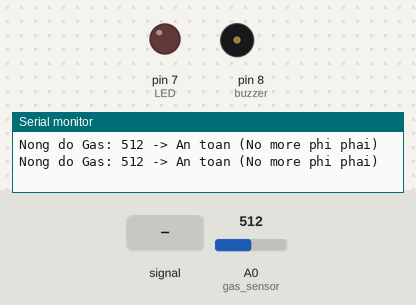
Bench run of a sketch on a simulated Arduino Uno, built with avr-gcc and run on an emulated ATmega328P. On the bench: output pins drawn as LEDs (lit = HIGH), buzzer (waves = sounding), the last lines printed to the serial monitor. Dashed ring = blinking. The test bench sets the inputs (shaded band); at power-on: A0 (gas_sensor) = 512.

Above: at 1.2 s.
1.3 s: A0 (gas_sensor) fed a 200 Hz sine of ±255 counts around its level
4.3 s: A0 (gas_sensor) set to 390
5.8 s: A0 (gas_sensor) set to 685
7.3 s: A0 (gas_sensor) set to 712
At 7.79 s:
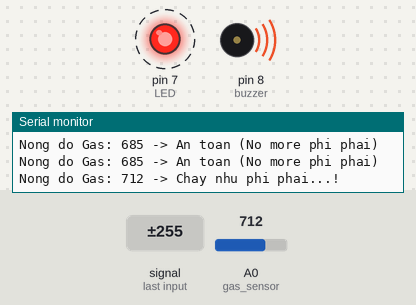
10.3 s: A0 (gas_sensor) set to 690
At 10.3 s:
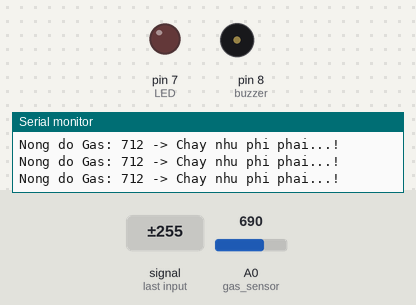
Timing chart, 0 to 12.8 s (numbered marks = the images above; inputs shaded):
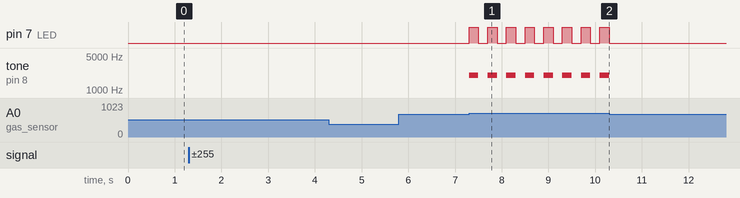

The sketch:

sketch.ino
```cpp
int buzzer = 8;
int LED = 7;
int gas_sensor = A0;
int threshold = 700; // Ngưỡng chuẩn Wokwi: < 700 An toàn | > 700 Báo động

unsigned long prevBlinkMillis = 0;
unsigned long prevPrintMillis = 0;
bool ledState = LOW;

void setup() {
  Serial.begin(9600);
  pinMode(buzzer, OUTPUT);
  pinMode(LED, OUTPUT);
  pinMode(gas_sensor, INPUT);
}

void loop() {
  unsigned long currentMillis = millis();

  // Đọc tín hiệu Analog liên tục (không bị delay cản trở)
  int gas_val = analogRead(gas_sensor);

  // MỨC NGUY HIỂM: Vượt ngưỡng 700 PPM
  if (gas_val > threshold) {

    // Tạo nhịp chớp nháy LED và còi hú mỗi 200ms bằng millis()
    if (currentMillis - prevBlinkMillis >= 200) {
      prevBlinkMillis = currentMillis;
      ledState = !ledState;

      digitalWrite(LED, ledState);
      if (ledState) {
        tone(buzzer, 2000);
      } else {
        noTone(buzzer);
      }
    }

    // In ra Serial mỗi 400ms để theo dõi mượt mà
    if (currentMillis - prevPrintMillis >= 400) {
      prevPrintMillis = currentMillis;
      Serial.print("Nong do Gas: ");
      Serial.print(gas_val);
      Serial.println(" -> Chay nhu phi phai...!");
    }

  }
  // MỨC AN TOÀN: Dưới ngưỡng 700 PPM
  else {
    // Tắt ngay còi và LED tức thì khi kéo slider xuống
    noTone(buzzer);
    digitalWrite(LED, LOW);
    ledState = LOW;

    if (currentMillis - prevPrintMillis >= 400) {
      prevPrintMillis = currentMillis;
      Serial.print("Nong do Gas: ");
      Serial.print(gas_val);
      Serial.println(" -> An toan (No more phi phai)");
    }
  }
}
```

Measured:
- the behaviour switches between 700 and 701 on A0 (gas_sensor) (found by bisection; images 0 and 1)
- after the input at 7.3 s, pin 7 (LED): alternates HIGH for 0.20 s and LOW for 0.20 s, starting at once; tone on pin 8 (buzzer): alternates 2000 Hz for 0.20 s and silent for 0.20 s, starting at once
- after the input at 10.3 s, pin 7 (LED): stops changing and stays LOW; tone on pin 8 (buzzer): stops changing and stays silent
